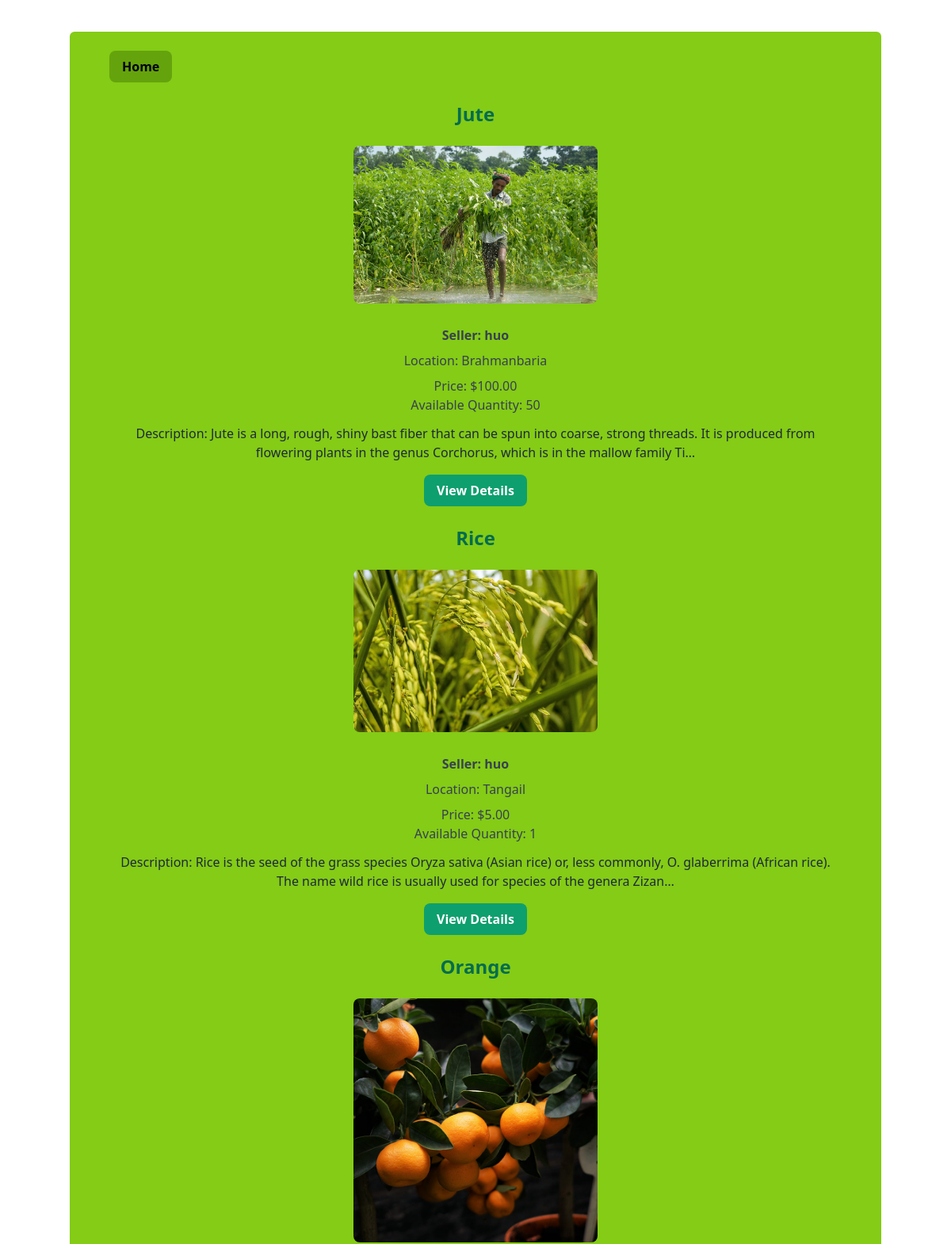
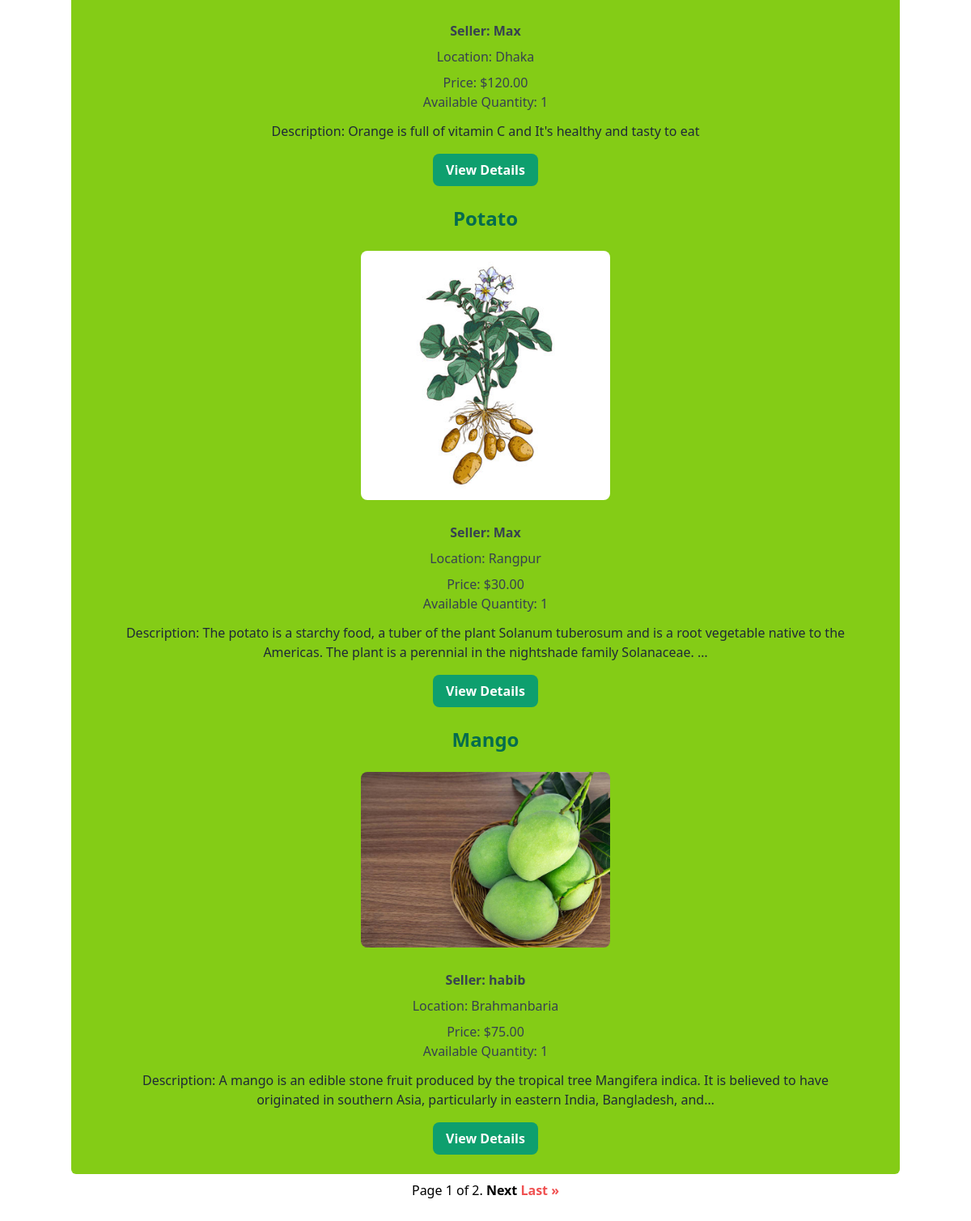
Screenshot of /products/ with the database file from the repository (2 pictures, top to bottom).
### agro/models.py (models this page shows, shortened)
class Product(models.Model):
    name = models.CharField(max_length=100)
    description = models.TextField()
    price = models.DecimalField(max_digits=10, decimal_places=2)
    quantity = models.PositiveIntegerField()
    seller = models.ForeignKey(User, on_delete=models.CASCADE)
    location = models.CharField(max_length=100)
    date_listed = models.DateTimeField(auto_now_add=True)
    image = models.ImageField(upload_to='product_images/')
    class Meta:
        ordering = ['-date_listed', ]

### agro/views.py (the view)
# urls.py: path('products/', views.ProductListView.as_view(), name='product_list'),
class ProductListView(ListView):
    model = Product
    template_name = 'agro/product_list.html'
    context_object_name = 'products'
    paginate_by = 5  # Number of items to display per page
    def get_queryset(self):
        return Product.objects.all()  # Modify the queryset as needed
    def get_context_data(self, **kwargs):
        context = super().get_context_data(**kwargs)
        paginator = Paginator(self.get_queryset(), self.paginate_by)
        page = self.request.GET.get('page')
        context['products'] = paginator.get_page(page)
        return context

### templates/agro/product_list.html (shortened to what this page needs)
{% extends "agro/base.html" %} {% load static %}
    {% block content %}
    <main class="p-10">
      <div class="container mx-auto py-6 bg-lime-500 rounded-md">
        <div class="product-grid">
          <a href="/">
            <button
              class="bg-lime-600 text-black font-bold py-2 px-4 rounded-lg focus:ring-4 focus:outline-none focus:ring-blue-300"
            >
              Home
            </button>
          </a>
          {% for product in products %}
          <div class="text-center pt-6">
            <h2 class="text-2xl font-semibold text-green-700 pb-6">
              {{ product.name }}
            </h2>
            <div class="flex justify-center items-center">
              <img
                src="{{ product.image.url }}"
                alt="{{ product.name }}"
                class="product-image w-1/3 rounded-lg"
              />
            </div>
            <div class="p-3 pb-3">
              <p class="text-gray-700 mb-2 pt-4 font-bold">
                Seller: {{ product.seller }}
              </p>
              <p class="text-gray-700 mb-2">Location: {{ product.location }}</p>
              <p class="text-gray-700">Price: ${{ product.price }}</p>
              <p class="text-gray-700">
                Available Quantity: {{ product.quantity }}
              </p>
            </div>
            <p class="text-gray-800 pb-4">
              Description: {{ product.description|truncatechars:180 }}
            </p>
            <div class="w-50 flex justify-center items-center">
              <a
                href="{% url 'agro:product_detail' product.id %}"
                class="rounded-full text-white bg-lime-700"
              >
                <button
                  class="bg-green-500 text-white font-bold py-2 px-4 rounded-lg focus:ring-4 focus:outline-none focus:ring-blue-300"
                >
                  View Details
                </button>
              </a>
            </div>
          </div>
          {% empty %}
          <p class="text-gray-700">No agricultural products available.</p>
          {% endfor %}
        </div>
      </div>
      <div class="p-2">{% include 'agro/pagination.html' %}</div>
    </main>
    {% endblock content %}

### rows the page displays
Product: name "Jute", image (picture), seller "huo", location "Brahmanbaria", price "100.00", quantity "50", description "Jute is a long, rough, shiny bast fiber that can be spun into coarse, strong threads. It is produced from flowering plants in the genus Corchorus, which is in the mallow family Ti…"
Product: name "Rice", image (picture), seller "huo", location "Tangail", price "5.00", quantity "1", description "Rice is the seed of the grass species Oryza sativa (Asian rice) or, less commonly, O. glaberrima (African rice). The name wild rice is usually used for species of the genera Zizan…"
Product: name "Orange", image (picture), seller "Max", location "Dhaka", price "120.00", quantity "1", description "Orange is full of vitamin C and It's healthy and tasty to eat"
Product: name "Potato", image (picture), seller "Max", location "Rangpur", price "30.00", quantity "1", description "The potato is a starchy food, a tuber of the plant Solanum tuberosum and is a root vegetable native to the Americas. The plant is a perennial in the nightshade family Solanaceae. …"
Product: name "Mango", image (picture), seller "habib", location "Brahmanbaria", price "75.00", quantity "1", description "A mango is an edible stone fruit produced by the tropical tree Mangifera indica. It is believed to have originated in southern Asia, particularly in eastern India, Bangladesh, and…"

### other values shown
{{ products.number }} "1"
{{ products.paginator.num_pages }} "2"
